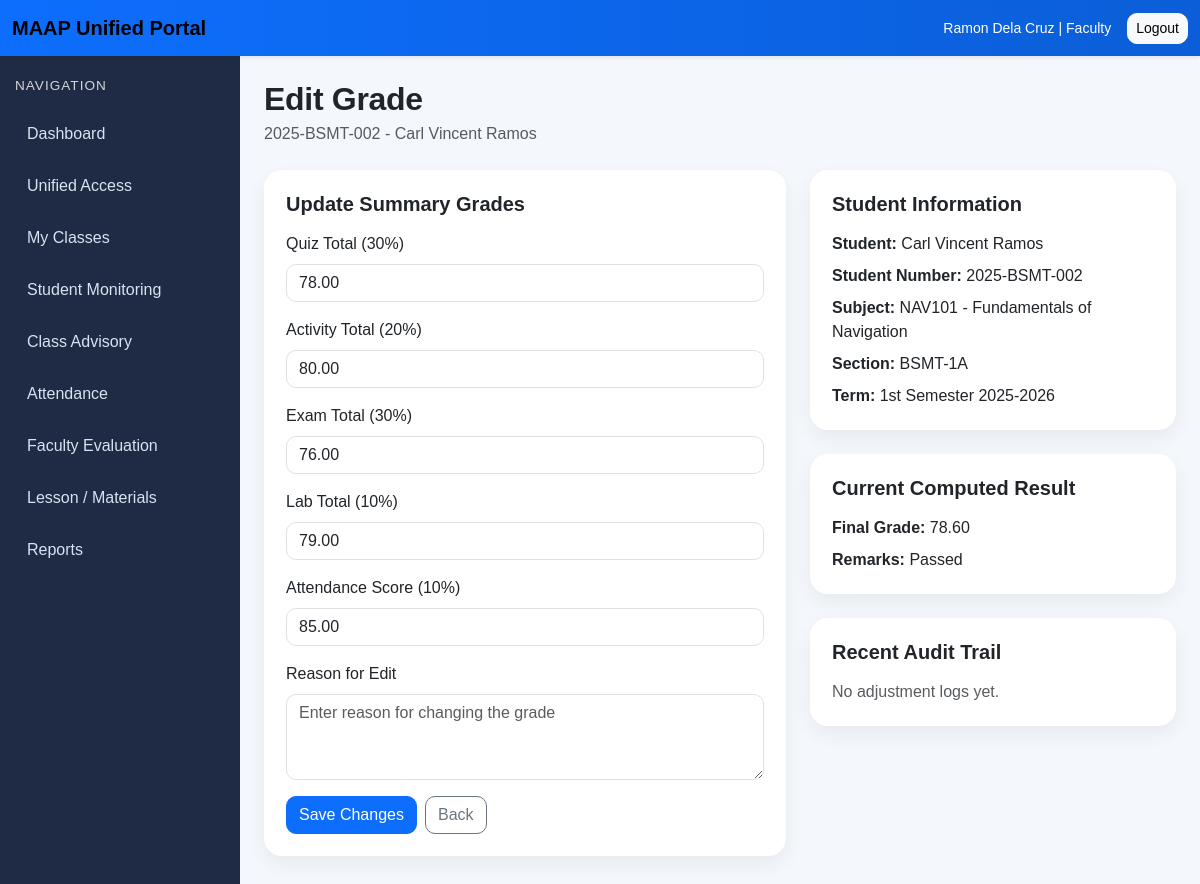
/academics/faculty/enrollment/4/grade/ (signed in), run on the app's committed database.
### accounts/models.py (models this page shows, shortened)
class CustomUser(AbstractUser):
    ROLE_CHOICES = [
        ("admin", "Admin"),
        ("faculty", "Faculty"),
        ("student", "Student"),
    ]
    role = models.CharField(max_length=20, choices=ROLE_CHOICES, default="student")

### academics/models.py (models this page shows, shortened)
class Enrollment(models.Model):
    student = models.ForeignKey(
        StudentProfile,
        on_delete=models.CASCADE,
        related_name="enrollments"
    )
    class_section = models.ForeignKey(
        ClassSection,
        on_delete=models.CASCADE,
        related_name="enrollments"
    )
    enrolled_at = models.DateTimeField(auto_now_add=True)
    class Meta:
        ordering = ["student__student_number"]
        unique_together = ("student", "class_section")

class StudentProfile(models.Model):
    user = models.OneToOneField(
        settings.AUTH_USER_MODEL,
        on_delete=models.CASCADE,
        related_name="student_profile"
    )
    department = models.ForeignKey(
        Department,
        on_delete=models.SET_NULL,
        null=True,
        blank=True,
        related_name="students"
    )
    student_number = models.CharField(max_length=30, unique=True)
    year_level = models.CharField(max_length=20)
    section = models.CharField(max_length=50)
    class Meta:
        ordering = ["student_number"]

class Grade(models.Model):
    enrollment = models.OneToOneField(
        Enrollment,
        on_delete=models.CASCADE,
        related_name="grade"
    )
    quiz_total = models.DecimalField(max_digits=5, decimal_places=2, default=0)
    activity_total = models.DecimalField(max_digits=5, decimal_places=2, default=0)
    exam_total = models.DecimalField(max_digits=5, decimal_places=2, default=0)
    lab_total = models.DecimalField(max_digits=5, decimal_places=2, default=0)
    attendance_score = models.DecimalField(max_digits=5, decimal_places=2, default=0)
    final_grade = models.DecimalField(max_digits=5, decimal_places=2, default=0)
    remarks = models.CharField(max_length=20, blank=True)
    updated_at = models.DateTimeField(auto_now=True)
    class Meta:
        ordering = ["enrollment__class_section", "enrollment__student__student_number"]

class ClassSection(models.Model):
    subject = models.ForeignKey(
        Subject,
        on_delete=models.CASCADE,
        related_name="class_sections"
    )
    faculty = models.ForeignKey(
        FacultyProfile,
        on_delete=models.SET_NULL,
        null=True,
        blank=True,
        related_name="classes_handled"
    )
    section_name = models.CharField(max_length=50)
    term = models.CharField(max_length=30)
    school_year = models.CharField(max_length=20)
    schedule = models.CharField(max_length=100, blank=True)
    room = models.CharField(max_length=50, blank=True)
    class Meta:
        ordering = ["school_year", "term", "section_name"]
        unique_together = ("subject", "section_name", "term", "school_year")

class Subject(models.Model):
    code = models.CharField(max_length=20, unique=True)
    title = models.CharField(max_length=200)
    units = models.PositiveIntegerField(default=3)
    department = models.ForeignKey(
        Department,
        on_delete=models.SET_NULL,
        null=True,
        blank=True,
        related_name="subjects"
    )
    class Meta:
        ordering = ["code"]

### academics/views.py (the view)
# urls.py: path("faculty/enrollment/<int:enrollment_id>/grade/", views.grade_entry, name="grade-entry"),
@login_required
def grade_entry(request, enrollment_id):
    if not _faculty_check(request):
        messages.error(request, "You are not authorized to access this page.")
        return redirect("role-redirect")
    faculty_profile = request.user.faculty_profile
    enrollment = get_object_or_404(
        Enrollment.objects.select_related(
            "student__user",
            "class_section__subject",
            "class_section__faculty__user"
        ),
        id=enrollment_id,
        class_section__faculty=faculty_profile,
    )
    grade_instance = Grade.objects.filter(enrollment=enrollment).first()
    if not grade_instance:
        messages.error(request, "No existing grade found. Use Encode Grades first.")
        return redirect("class-grade-entry", class_id=enrollment.class_section.id)
    tracked_fields = [
        "quiz_total",
        "activity_total",
        "exam_total",
        "lab_total",
        "attendance_score",
    ]
    original_values = {field: getattr(grade_instance, field) for field in tracked_fields}
    original_final_grade = grade_instance.final_grade
    original_remarks = grade_instance.remarks
    if request.method == "POST":
        form = GradeEditForm(request.POST, instance=grade_instance)
        if form.is_valid():
            updated_grade = form.save(commit=False)
            reason = form.cleaned_data["reason"].strip()
            changes = []
            for field in tracked_fields:
                old_value = original_values[field]
                new_value = getattr(updated_grade, field)
                if old_value != new_value:
                    changes.append((field, old_value, new_value))
            if not changes:
                messages.info(request, "No grade changes were detected.")
                return redirect("enrolled-student-list", class_id=enrollment.class_section.id)
            with transaction.atomic():
                updated_grade.save()
                for field_name, old_value, new_value in changes:
                    GradeAdjustmentLog.objects.create(
                        grade=updated_grade,
                        edited_by=request.user,
                        field_changed=field_name,
                        old_value=str(old_value),
                        new_value=str(new_value),
                        reason=reason,
                    )
                if original_final_grade != updated_grade.final_grade:
                    GradeAdjustmentLog.objects.create(
                        grade=updated_grade,
                        edited_by=request.user,
                        field_changed="final_grade",
                        old_value=str(original_final_grade),
                        new_value=str(updated_grade.final_grade),
                        reason=reason,
                    )
                if original_remarks != updated_grade.remarks:
                    GradeAdjustmentLog.objects.create(
                        grade=updated_grade,
                        edited_by=request.user,
                        field_changed="remarks",
                        old_value=str(original_remarks),
                        new_value=str(updated_grade.remarks),
                        reason=reason,
                    )
            messages.success(request, "Grade updated successfully. Changes were logged.")
            return redirect("enrolled-student-list", class_id=enrollment.class_section.id)
    else:
        form = GradeEditForm(instance=grade_instance)
    recent_logs = grade_instance.adjustment_logs.select_related("edited_by").all()[:10]
    context = {
        "page_title": "Edit Grade",
        "enrollment": enrollment,
        "form": form,
        "computed_grade": grade_instance.final_grade,
        "remarks": grade_instance.remarks,
        "recent_logs": recent_logs,
    }
    return render(request, "academics/grade_form.html", context)

### templates/academics/grade_form.html (shortened to what this page needs)
{% extends "base.html" %}
{% block content %}
<div class="page-header">
    <h2 class="fw-bold mb-1">Edit Grade</h2>
    <p class="text-muted mb-0">
        {{ enrollment.student.student_number }} - {{ enrollment.student.user.get_full_name }}
    </p>
</div>
<div class="row g-4">
    <div class="col-lg-7">
        <div class="section-box">
            <h5 class="fw-bold mb-3">Update Summary Grades</h5>
            <form method="post">
                <div class="mb-3">
                    <label class="form-label">Quiz Total (30%)</label>
                    {{ form.quiz_total }}
                </div>
                <div class="mb-3">
                    <label class="form-label">Activity Total (20%)</label>
                    {{ form.activity_total }}
                </div>
                <div class="mb-3">
                    <label class="form-label">Exam Total (30%)</label>
                    {{ form.exam_total }}
                </div>
                <div class="mb-3">
                    <label class="form-label">Lab Total (10%)</label>
                    {{ form.lab_total }}
                </div>
                <div class="mb-3">
                    <label class="form-label">Attendance Score (10%)</label>
                    {{ form.attendance_score }}
                </div>
                <div class="mb-3">
                    <label class="form-label">Reason for Edit</label>
                    {{ form.reason }}
                </div>
                <div class="d-flex gap-2">
                    <button type="submit" class="btn btn-primary">Save Changes</button>
                    <a href="{% url 'enrolled-student-list' enrollment.class_section.id %}" class="btn btn-outline-secondary">Back</a>
                </div>
            </form>
        </div>
    </div>
    <div class="col-lg-5">
        <div class="section-box mb-4">
            <h5 class="fw-bold mb-3">Student Information</h5>
            <p class="mb-2"><strong>Student:</strong> {{ enrollment.student.user.get_full_name }}</p>
            <p class="mb-2"><strong>Student Number:</strong> {{ enrollment.student.student_number }}</p>
            <p class="mb-2"><strong>Subject:</strong> {{ enrollment.class_section.subject.code }} - {{ enrollment.class_section.subject.title }}</p>
            <p class="mb-2"><strong>Section:</strong> {{ enrollment.class_section.section_name }}</p>
            <p class="mb-0"><strong>Term:</strong> {{ enrollment.class_section.term }} {{ enrollment.class_section.school_year }}</p>
        </div>
        <div class="section-box mb-4">
            <h5 class="fw-bold mb-3">Current Computed Result</h5>
            <p class="mb-2"><strong>Final Grade:</strong> {{ computed_grade }}</p>
            <p class="mb-0"><strong>Remarks:</strong> {{ remarks }}</p>
        </div>
        <div class="section-box">
            <h5 class="fw-bold mb-3">Recent Audit Trail</h5>
            {% if recent_logs %}
                <div class="table-responsive">
                    <table class="table table-sm align-middle">
                        <thead>
                            <tr>
                                <th>Field</th>
                                <th>Old</th>
                                <th>New</th>
                                <th>By</th>
                            </tr>
                        </thead>
                        <tbody>
                            {% for log in recent_logs %}
                            <tr>
                                <td>{{ log.field_changed }}</td>
                                <td>{{ log.old_value }}</td>
                                <td>{{ log.new_value }}</td>
                                <td>
                                    {% if log.edited_by %}
                                        {{ log.edited_by.get_full_name|default:log.edited_by.username }}
                                    {% else %}
                                        -
                                    {% endif %}
                                </td>
                            </tr>
                            <tr>
                                <td colspan="4" class="small text-muted">
                                    Reason: {{ log.reason }}<br>
                                    {{ log.edited_at }}
                                </td>
                            </tr>
                            {% endfor %}
                        </tbody>
                    </table>
                </div>
            {% else %}
                <p class="text-muted mb-0">No adjustment logs yet.</p>
            {% endif %}
        </div>
    </div>
</div>
{% endblock %}

### templates/base.html (shortened to what this page needs)
{% load static %}
<!DOCTYPE html>
<html lang="en">
<head>
    <link href="https://cdn.jsdelivr.net/npm/bootstrap@5.3.3/dist/css/bootstrap.min.css" rel="stylesheet">
    <link rel="stylesheet" href="{% static 'css/portal.css' %}">
</head>
<body>
{% if user.is_authenticated %}
    <nav class="navbar navbar-expand-lg portal-navbar shadow-sm">
        <div class="container-fluid">
            <a class="navbar-brand fw-bold" href="{% url 'role-redirect' %}">
                MAAP Unified Portal
            </a>
            <div class="d-flex align-items-center gap-3 ms-auto">
                <span class="text-white small">
                    {{ user.get_full_name|default:user.username }} | {{ user.role|title }}
                </span>
                <form method="post" action="{% url 'logout' %}">
                    <button type="submit" class="btn btn-light btn-sm">Logout</button>
                </form>
            </div>
        </div>
    </nav>
    <div class="portal-wrapper">
        <aside class="portal-sidebar">
            <div class="sidebar-heading">Navigation</div>
            <a href="{% url 'role-redirect' %}" class="sidebar-link">Dashboard</a>
            <a href="{% url 'unified-access' %}" class="sidebar-link">Unified Access</a>
            {% if user.role == 'admin' %}
                    <a href="{% url 'admin-faculty-list' %}" class="sidebar-link">Faculty</a>
                    <button class="sidebar-link sidebar-toggle {% if '/evaluations/' in request.path %}active{% endif %}"
                        type="button"
                        data-bs-toggle="collapse"
                        data-bs-target="#evaluationSubMenu"
                        aria-expanded="{% if '/evaluations/' in request.path %}true{% else %}false{% endif %}"
                        aria-controls="evaluationSubMenu">Evaluation<span class="sidebar-arrow">▾</span>
                    </button>
                        <div class="collapse {% if '/evaluations/' in request.path %}show{% endif %}" id="evaluationSubMenu">
                            <div class="sidebar-submenu">
                                <a href="{% url 'evaluation-input' %}" class="sidebar-sublink">Evaluation Input</a>
                                <a href="{% url 'evaluation-summary' %}" class="sidebar-sublink">Evaluation Summary</a>
                            </div>
                        </div>
                <a href="{% url 'reports-index' %}" class="sidebar-link">Reports</a>
                <a href="{% url 'forms-repository' %}" class="sidebar-link">Forms</a>
            {% elif user.role == 'faculty' %}
                <a href="{% url 'faculty-class-list' %}" class="sidebar-link">My Classes</a>
                <a href="{% url 'faculty-student-monitoring' %}" class="sidebar-link">Student Monitoring</a>
                <a href="{% url 'faculty-class-advisory' %}" class="sidebar-link">Class Advisory</a>
                <a href="{% url 'faculty-attendance-class-list' %}" class="sidebar-link">Attendance</a>
                <a href="{% url 'faculty-evaluation-dashboard' %}" class="sidebar-link">Faculty Evaluation</a>
                <a href="{% url 'lesson-materials' %}" class="sidebar-link">Lesson / Materials</a>
                <a href="{% url 'reports-index' %}" class="sidebar-link">Reports</a>
            {% endif %}
        </aside>
        <main class="portal-content">
{% else %}
    <div class="container py-5">
        <div class="row justify-content-center">
            <div class="col-md-6 col-lg-5">
{% endif %}
                {% block content %}{% endblock %}
{% if user.is_authenticated %}
        </main>
    </div>
{% else %}
            </div>
        </div>
    </div>
{% endif %}
</body>
</html>

### data on the page
CustomUser: get_full_name "Ramon Dela Cruz", role "Faculty"
Enrollment: student.student_number "2025-BSMT-002", student.user.get_full_name "Carl Vincent Ramos", class_section.subject.code "NAV101", class_section.subject "Fundamentals of Navigation", class_section.section_name "BSMT-1A", class_section.term "1st Semester", class_section.school_year "2025-2026"
Grade: quiz_total "78.00", activity_total "80.00", exam_total "76.00", lab_total "79.00", attendance_score "85.00", final_grade "78.60", remarks "Passed"
